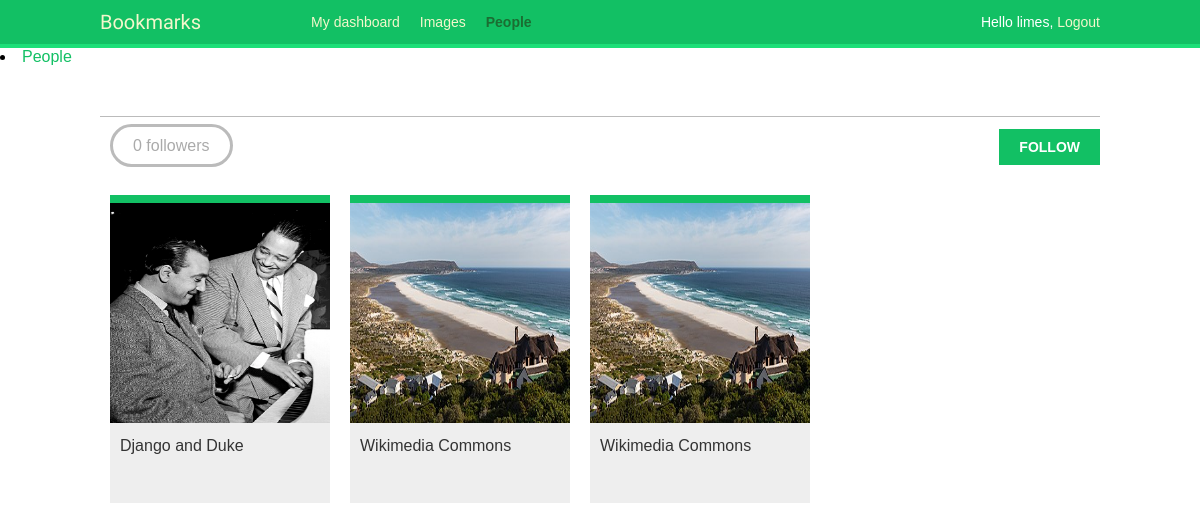
The page /account/users/emil/ (signed in) on the database its author committed.
### images/models.py (models this page shows, shortened)
class Image(models.Model):
    user = models.ForeignKey(settings.AUTH_USER_MODEL, related_name='images_created', on_delete=models.CASCADE)
    title = models.CharField(max_length=200)
    slug = models.SlugField(max_length=200, blank=True)
    url = models.URLField(max_length=2000)
    image = models.ImageField(upload_to='images/%Y/%m/%d/')
    total_likes = models.PositiveIntegerField(default=0)
    description = models.TextField(blank=True)
    created = models.DateField(auto_now_add=True)
    users_like = models.ManyToManyField(settings.AUTH_USER_MODEL,related_name='images_liked',blank=True)
    class Meta:
        indexes = [
            models.Index(fields=['-created']),
            models.Index(fields=['-total_likes']),
        ]
        ordering = ['-created']
    def get_absolute_url(self):
        return reverse('images:detail', args=[self.id,self.slug])

### account/views.py (the view)
# urls.py: path('users/<username>/', views.user_detail, name='user_detail'),
@login_required
def user_detail(request, username):
    user = get_object_or_404(User,
                             username=username,
                             is_active=True)
    return render(request,
                  'account/user/detail.html',
                  {'section': 'people',
                   'user': user})

### account/templates/account/user/detail.html (shortened to what this page needs)
{% extends "base.html" %}
{% load thumbnail %}
{% block content %}
  <h1>{{ user.get_full_name }}</h1>
  {% with total_followers=user.followers.count %}
    <span class="count">
      <span class="total">{{ total_followers }}</span>
      follower{{ total_followers|pluralize }}
    </span>
    <a href="#" data-id="{{ user.id }}" data-action="{% if request.user in user.followers.all %}un{% endif %}follow" class="follow button">
      {% if request.user not in user.followers.all %}
        Follow
      {% else %}
        Unfollow
      {% endif %}
    </a>
    <div id="image-list" class="image-container">
      {% include "images/image/list_images.html" with images=user.images_created.all %}
    </div>
  {% endwith %}
{% endblock %}

### account/templates/base.html (shortened to what this page needs)
{% load static %}
<!DOCTYPE html>
<html>
    <head>
        <link href="{% static "css/base.css" %}" rel="stylesheet">
    </head>
    <body>
        <div id="header">
            <span class="logo">Bookmarks</span>
            {% if request.user.is_authenticated %}
                <ul class="menu">
                    <li {% if section == "dashboard" %}class="selected"{% endif %}>
                        <a href="{% url "dashboard" %}">My dashboard</a>
                    </li>
                    <li {% if section == "images" %}class="selected"{% endif %}>
                        <a href="#">Images</a>
                    </li>
                    <li {% if section == "people" %}class="selected"{% endif %}>
                        <a href="#">People</a>
                    </li>
                </ul>
            {% endif %}
            <span class="user">
            {% if request.user.is_authenticated %}
                Hello {{ request.user.first_name|default:request.user.username }},
                <a href="{% url "logout" %}">Logout</a>
            {% else %}
                <a href="{% url "login" %}">Log-in</a>
            {% endif %}
            </span>
        </div>
        <li {% if section == "people" %}class="selected"{% endif %}>
            <a href="{% url "user_list" %}">People</a>
        </li>
        <div id="content">
            {% block content %}
            {% endblock %}
        </div>
    </body>
</html>

### images/templates/images/image/list_images.html
{% load thumbnail %}
{% for image in images %}
  <div class="image">
    <a href="{{ image.get_absolute_url }}">
      {% thumbnail image.image 300x300 crop="smart" as im %}
      <a href="{{ image.get_absolute_url }}">
        <img src="{{ im.url }}">
      </a>
    </a>
    <div class="info">
      <a href="{{ image.get_absolute_url }}" class="title">
        {{ image.title }}
      </a>
    </div>
  </div>
{% endfor %}

### account/static/css/base.css (style rules this page uses)
body { margin: 0; padding: 0; font-family: helvetica, sans-serif; }
a { color: #12c064; text-decoration: none; }
h1, h2, h3, h4, h5, h6 { font-family: 'Muli', sans-serif; font-weight: normal; }
h1 { border-bottom: 1px solid #bbb; padding: 0 0 10px 0; margin: 10px 0 20px 0; }
#header { padding: 10px 100px; font-size: 14px; background: #12c064; color: #fff; border-bottom: 4px solid #1cdf78; overflow: auto; }
#header .logo { font-family: 'Muli', sans-serif; float: left; color: #f3f7cc; font-size: 20px; margin-right: 10%; }
#header ul.menu { list-style: none; float: left; margin: 0; padding: 0; }
#header ul.menu li { float: left; padding: 4px 10px; }
#header ul.menu li.selected a, #header ul.menu li.selected a:hover { color: #1b6d32; font-weight: bold; }
#header a { color: #f3f7cc; }
#header .user { float: right; padding-top: 4px; }
#content { padding: 30px 100px; }
input[type=submit], a.button { font-weight: bold; background: #12c064; color: #fff; padding: 10px 20px; font-size: 14px; text-transform: uppercase; }
.count { color: #aaa; border: 3px solid #bbb; border-radius: 26px; padding: 10px 20px; margin: 20px 10px 0; }
a.like, a.follow { float: right; margin-top: -8px; }
#image-list { overflow: hidden; }
#image-list .image { float: left; width: 220px; height: 300px; margin: 0 10px 10px 10px; border-top: 8px solid #12c064; background: #eee; }
#image-list img { width: 220px; height: 220px; }
#image-list .info { padding: 10px; }
#image-list .info a { color: #333; }
.image-container { margin-top: 40px; }

### rows shown on the page
Image: shows a picture, title "Django and Duke"
Image: title "Wikimedia Commons"
Image: title "Wikimedia Commons"

### other values the page prints
{{ request.user.first_name|default:request.user.username }} "limes"
{{ total_followers }} "0"
